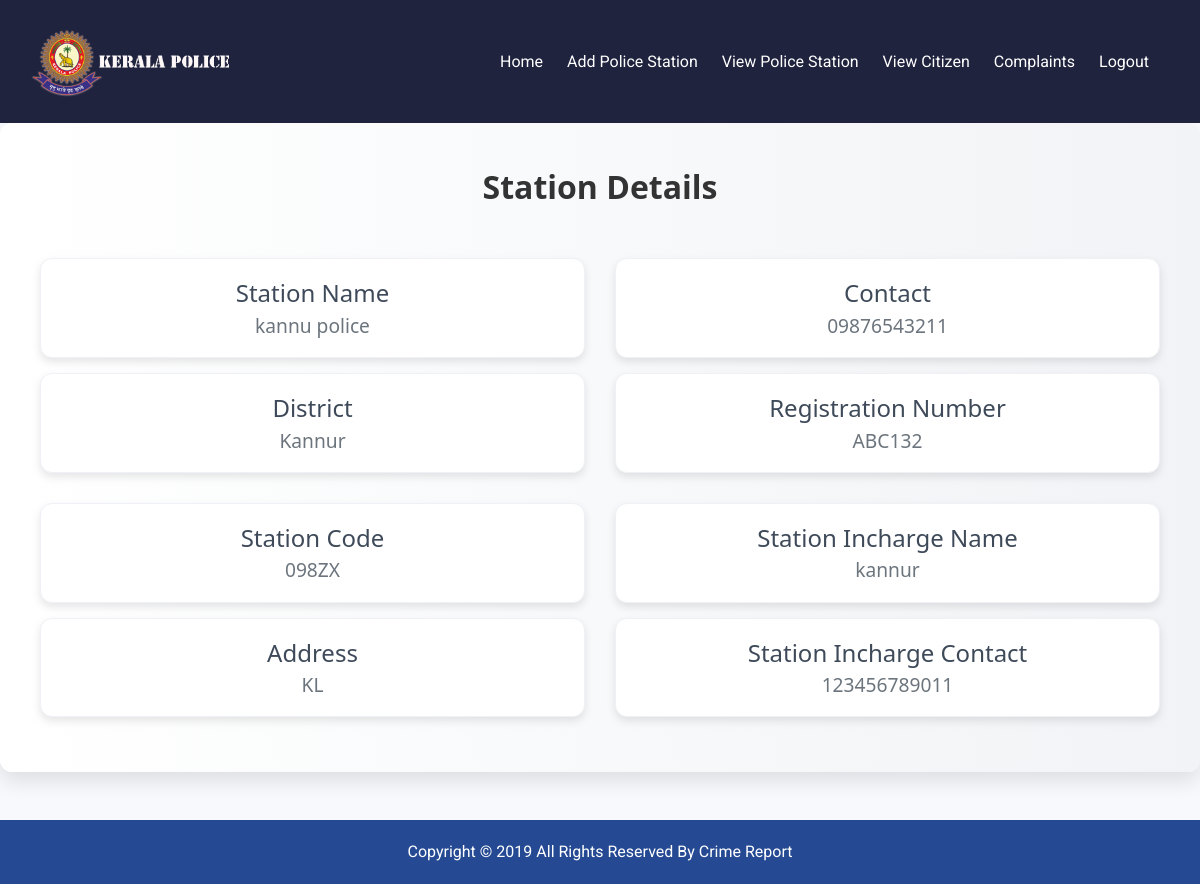
/phpfiles/admin_view_detail_police.php?id=2 (signed in), run on the app's committed database.
### tables this page shows
CREATE TABLE `stationregistration` (
  `ID` int(11) NOT NULL,
  `District` varchar(100) DEFAULT NULL,
  `Registration_number` varchar(100) DEFAULT NULL,
  `Station_code` varchar(50) DEFAULT NULL,
  `Address` text DEFAULT NULL,
  `Contact` varchar(200) DEFAULT NULL,
  `Station_incharge_name` varchar(200) DEFAULT NULL,
  `Station_incharge_contact` varchar(200) DEFAULT NULL,
  `Station_name` varchar(200) DEFAULT NULL
);

### phpfiles/admin_view_detail_police.php (the view, shortened to what this page needs)
<?php
include("admin_nav.php");
$complaint_id = $_GET['id'];
include("connection.php");
$sql = "SELECT * FROM stationregistration WHERE ID = ?";
$stmt = $conn->prepare($sql);
$stmt->bind_param("i", $complaint_id);
$stmt->execute();
$result = $stmt->get_result();
if ($result->num_rows > 0) {
    $row = $result->fetch_assoc();
} else {
    echo "<p>No station details found for this complaint ID.</p>";
    exit;
}
?>
<div class="container text-center cont mb-5">
    <p class="section-title">Station Details</p>
    <div class="row justify-content-center">
        <div class="col-12 col-sm-6 col-md-6 col-lg-6">
            <div class="premium-card">
                <h5 class="card-title">Station Name</h5>
                <h6 class="card-subtitle"><?php echo htmlspecialchars($row['Station_name']); ?></h6>
            </div>
            <div class="premium-card">
                <h5 class="card-title">District</h5>
                <h6 class="card-subtitle"><?php echo htmlspecialchars($row['District']); ?></h6>
            </div>
        </div>
        <div class="col-12 col-sm-6 col-md-6 col-lg-6">
            <div class="premium-card">
                <h5 class="card-title">Contact</h5>
                <h6 class="card-subtitle"><?php echo htmlspecialchars($row['Contact']); ?></h6>
            </div>
            <div class="premium-card">
                <h5 class="card-title">Registration Number</h5>
                <h6 class="card-subtitle"><?php echo htmlspecialchars($row['Registration_number']); ?></h6>
            </div>
        </div>
    </div>
    <div class="row justify-content-center">
        <div class="col-12 col-sm-6 col-md-6 col-lg-6">
            <div class="premium-card">
                <h5 class="card-title">Station Code</h5>
                <h6 class="card-subtitle"><?php echo htmlspecialchars($row['Station_code']); ?></h6>
            </div>
            <div class="premium-card">
                <h5 class="card-title">Address</h5>
                <h6 class="card-subtitle"><?php echo htmlspecialchars($row['Address']); ?></h6>
            </div>
        </div>
        <div class="col-12 col-sm-6 col-md-6 col-lg-6">
            <div class="premium-card">
                <h5 class="card-title">Station Incharge Name</h5>
                <h6 class="card-subtitle"><?php echo htmlspecialchars($row['Station_incharge_name']); ?></h6>
            </div>
            <div class="premium-card">
                <h5 class="card-title">Station Incharge Contact</h5>
                <h6 class="card-subtitle"><?php echo htmlspecialchars($row['Station_incharge_contact']); ?></h6>
            </div>
        </div>
    </div>
</div>
<?php include("Footer.php") ?>

### css/style.css (style rules this page uses)
body { font-family: "Open Sans", sans-serif; background-color: #fffcf4; }

### phpfiles/admin_view_detail_police.php (style rules this page uses)
body { font-family: 'Segoe UI', Tahoma, Geneva, Verdana, sans-serif; background: #f7f9fc; margin: 0; padding: 0; }
.container { max-width: 1200px; }
.cont { min-height: 510px; background: linear-gradient(to right, #ffffff, #f1f3f6); padding: 40px; border-radius: 12px; box-shadow: 0 10px 20px rgba(0, 0, 0, 0.1); }
.section-title { text-align: center; font-size: 2rem; margin-bottom: 2rem; color: #333; font-weight: 700; }
.premium-card { border-radius: 12px; box-shadow: 0 4px 8px rgba(0, 0, 0, 0.1); transition: all 0.3s ease; background: #ffffff; padding: 20px; margin: 15px 0; border: 1px solid #f0f1f6; }
.premium-card .card-title { font-size: 1.5rem; color: #3e4a59; margin-bottom: 12px; }
.premium-card .card-subtitle { font-size: 1.2rem; color: #6c757d; }

### data on the page
stationregistration: Station_name "kannu police", District "Kannur", Contact "09876543211", Registration_number "ABC132", Station_code "098ZX", Address "KL", Station_incharge_name "kannur", Station_incharge_contact "123456789011"
